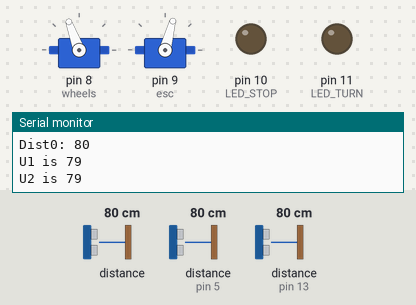
A sketch run on a simulated Arduino Uno, built with avr-gcc and run on an emulated ATmega328P. On the bench: 2 × servo, output pins drawn as LEDs (lit = HIGH), the last lines printed to the serial monitor. Wiring (inferred from the names in the program): 2 × ultrasonic range finder: trigger pin 4, echo pin 5 / trigger pin 12, echo pin 13; LIDAR-Lite range finder at I2C address 0x62. The inputs (shaded band) are chosen by the test bench; at power-on: distance to the obstacle (sensors on pin 5, pin 13) 80 cm, distance to the obstacle 80 cm. The echo pulse lasts 58.3 µs per cm; pins used as bus, display or sensor lines are not drawn.

Above: at 4.2 s.
4.3 s: distance to the obstacle (sensor on pin 5) set to 299 cm
At 5.3 s:
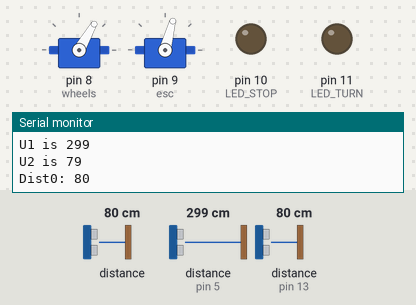
5.9 s: distance to the obstacle (sensor 0) set to 65 cm
7.4 s: distance to the obstacle (sensor 0) set to 54 cm
At 8.3 s:
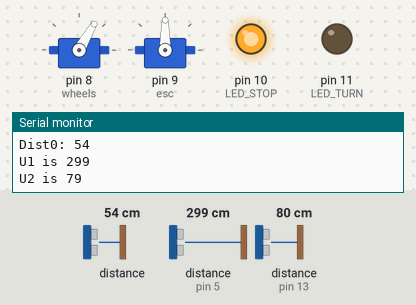
11.9 s: distance to the obstacle (sensor 0) set to 7 cm
13.4 s: distance to the obstacle (sensor 0) set to 4 cm
At 14.8 s:
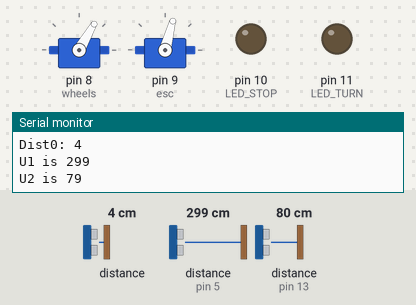
Timing chart, 0 to 16.4 s (numbered marks = the images above; inputs shaded):
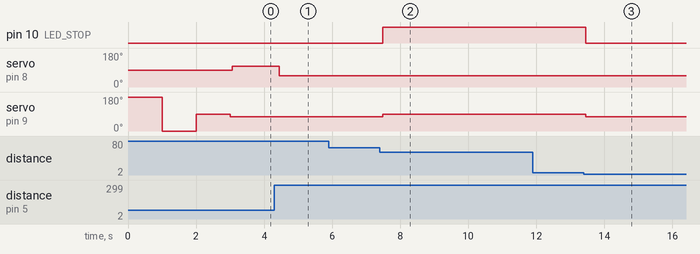

Measured:
- the behaviour switches between 60 and 59 cm on distance to the obstacle (sensor 0) (found by bisection; images 1 and 2)
- the behaviour switches between 6 and 5 cm on distance to the obstacle (sensor 0) (found by bisection; images 2 and 3)
- after the input at 4.3 s, servo on pin 8 (wheels): 110° → 60° after 0.14 s
- after the input at 7.4 s, pin 10 (LED_STOP): LOW → HIGH after 0.09 s; servo on pin 9 (esc): 75° → 90° after 0.09 s
- after the input at 13.4 s, pin 10 (LED_STOP): HIGH → LOW after 0.05 s; servo on pin 9 (esc): 90° → 75° after 0.05 s

The sketch:

v0.4.ino
```cpp
#include <Wire.h>
#include <Time.h>
#include <PID_v1.h>
#include <Servo.h>
#include <SoftwareSerial.h>
#define    LIDARLite_ADDRESS   0x62          // Default I2C Address of LIDAR-Lite.
#define    RegisterMeasure     0x00          // Register to write to initiate ranging.
#define    MeasureValue        0x04          // Value to initiate ranging.
#define    RegisterHighLowB    0x8f          // Register to get both High and Low bytes in 1 call.

// Pin assignment
const int TRIG_PIN = 4;
const int ECHO_PIN = 5;
const int TRIG_PIN2 = 12;
const int ECHO_PIN2 = 13;
const int LED_TURN = 11;
const int LED_STOP=10;
// CART variables
Servo wheels; // servo for turning the wheels
Servo esc; // not actually a servo, but controlled like one!
int startupDelay = 1000;
/////////// XBee variables ///////////////////
SoftwareSerial XBee(2, 3); // RX, TX
/////////////////////////////////////////////
////// LIDAR variables //////////////////////
int dist,distLast1, distLast2;
///////////// Ultrasonic variables //////////
long duration,duration2,Firstduration, distanceCm, distanceCm2, distanceCmLast,l_0,FirstdistanceCm, distanceCmLast2;
/////////////////////////////////////////////
//////////// State and PID variables ////////
int cmnd = 49; //Command to start/stop the car remotely
// cmnd map :
///////////// 49: Auto Straight; 50: Auto Turn right; 51: Remote
double setPt, Input, Output;
int Kp = 2;     // initial 2
int Ki = 0.05;  // initial 0.05
int Kd = 0.5;   // initial 0.5
PID PIDleft(&Input, &Output, &setPt, Kp, Ki, Kd, DIRECT);
/////////////////////////////////////////////

void setup() {
  // PIN setup
  pinMode(LED_TURN, OUTPUT);
  pinMode(LED_STOP, OUTPUT);
  pinMode(TRIG_PIN,OUTPUT);
  pinMode(ECHO_PIN,INPUT);
  pinMode(TRIG_PIN2,OUTPUT);
  pinMode(ECHO_PIN2,INPUT);
  Serial.begin(9600); //Opens serial connection at 9600bps.
  // Setup the xbee
  XBee.begin(9600);
  // Setup the cart
  wheels.attach(8); // initialize wheel servo to Digital IO Pin #8
  esc.attach(9); // initialize ESC to Digital IO Pin #9
  calibrateESC();
  esc.write(75);
  digitalWrite(LED_TURN, LOW);
  cmnd = 49;
  distanceCm = 0;
  distanceCm2 = 0;
  // LIDAR setup
  Wire.begin(); // Opens & joins the irc bus as master
  // Ultrasonic setup
  digitalWrite(TRIG_PIN, LOW);
  delayMicroseconds(2);
  digitalWrite(TRIG_PIN, HIGH);
  delayMicroseconds(10);
  digitalWrite(TRIG_PIN, LOW);
  Firstduration = pulseIn(ECHO_PIN,HIGH);
  // convert the time into a distance
  FirstdistanceCm = Firstduration / 29.1 / 2 ;
  // PID setup
  setPt = FirstdistanceCm;
  PIDleft.SetOutputLimits(-50, 50);
  PIDleft.SetMode(AUTOMATIC);
}

/* Calibrate the ESC by sending a high signal, then a low, then middle.*/
void calibrateESC(){
    esc.write(180); // full backwards
    delay(startupDelay);
    esc.write(0); // full forwards
    delay(startupDelay);
    esc.write(90); // neutral
    delay(startupDelay);
    esc.write(90); // reset the ESC to neutral (non-moving) value
}

void loop() {
  if (cmnd == 49 || cmnd == 50)
  {
    distanceCmLast = distanceCm;
    distanceCmLast2 = distanceCm2;
    // Measure ultrasonic 1
    digitalWrite(TRIG_PIN, LOW);
    delayMicroseconds(2);
    digitalWrite(TRIG_PIN, HIGH);
    delayMicroseconds(10);
    digitalWrite(TRIG_PIN, LOW);
    duration = pulseIn(ECHO_PIN,HIGH);
    // convert the time into a distance
    distanceCm = duration / 29.1 / 2 ;
    Serial.print("U1 is ");
    Serial.println(distanceCm);
    // Measure ultrasonic 2
    digitalWrite(TRIG_PIN2, LOW);
    delayMicroseconds(2);
    digitalWrite(TRIG_PIN2, HIGH);
    delayMicroseconds(10);
    digitalWrite(TRIG_PIN2, LOW);
    duration2 = pulseIn(ECHO_PIN2,HIGH);
    // convert the time into a distance
    distanceCm2 = duration2 / 29.1 / 2 ;
    Serial.print("U2 is ");
    Serial.println(distanceCm2);
    // Measure LIDAR
    distLast2=distLast1;
    distLast1=dist;
    Wire.beginTransmission((int)LIDARLite_ADDRESS); // transmit to LIDAR-Lite
    Wire.write((int)RegisterMeasure); // sets register pointer to  (0x00)
    Wire.write((int)MeasureValue); // sets register pointer to  (0x00)
    Wire.endTransmission(); // stop transmitting
    delay(20); // Wait 20ms for transmit
    Wire.beginTransmission((int)LIDARLite_ADDRESS); // transmit to LIDAR-Lite
    Wire.write((int)RegisterHighLowB); // sets register pointer to (0x8f)
    Wire.endTransmission(); // stop transmitting
    delay(20); // Wait 20ms for transmit
    Wire.requestFrom((int)LIDARLite_ADDRESS, 2); // request 2 bytes from LIDAR-Lite

    if (2 <= Wire.available()) // if two bytes were received
    {
      dist = Wire.read(); // receive high byte (overwrites previous reading)
      dist = dist << 8; // shift high byte to be high 8 bits
      dist |= Wire.read(); // receive low byte as lower 8 bits
    }

    /////////////////////////////////////////////////////////////////////
    ///////////////////// CONTROL PART //////////////////////////////////
    // Stop if see something close in ftont
    if ((dist > 5 && dist < 60) && (distLast1 > 5 && distLast1 < 60)) {
      esc.write(90);
      digitalWrite(LED_STOP, HIGH);
    }
    else {
      if (cmnd == 49) {
        esc.write(76);
      }
      else {
        esc.write(77);
      }
      digitalWrite(LED_STOP, LOW);
      //Turn right
      if(dist>140 && dist<220 && distLast1>140 && distLast1<220 && (abs(distanceCm - distanceCmLast) > 20) &&  cmnd == 49){
        cmnd = 50;
        esc.write(77);
        wheels.write(50);
        digitalWrite(LED_TURN, HIGH);
        delay(3000);
      }
      else if (cmnd == 49){
        // Set Input for PID, run PID
        Input = distanceCm;
        PIDleft.Compute();
        esc.write(75);
        wheels.write(110 + Output);
      }
      else if (cmnd == 50 && ((abs(distanceCm - distanceCm2) < 5) || ((distanceCm2 - distanceCm) > 5)) && (abs(distanceCmLast - distanceCmLast2) < 5) || ((distanceCmLast2 - distanceCmLast) > 5)) {
        cmnd = 49;
        esc.write(76);
        wheels.write(110);
        setPt = (distanceCm < 10) ? (distanceCm + 15) : distanceCm;
        digitalWrite(LED_TURN, LOW);
      }
    }
      Serial.print("Dist0: ");
      Serial.println(dist);
    //delay(100);
  }
}
```
